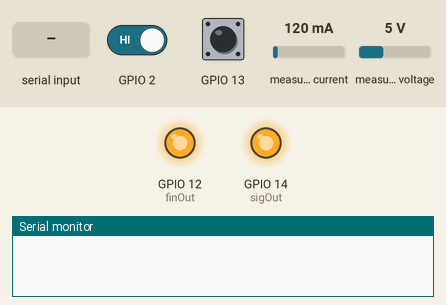
A sketch run on a simulated ESP8266 (NodeMCU). Parts: output pins drawn as LEDs (lit = HIGH), the last lines printed to the serial monitor. Wiring (inferred from the names in the program): INA219 current sensor at I2C address 0x40. The inputs (shaded band) are chosen by the test bench; at power-on: GPIO 2 HIGH, GPIO 13 HIGH, measured current 120 mA, measured voltage 5 V.

Above: at 1.2 s.
1.3 s: "r" received over Serial
2.8 s: "f" received over Serial
At 3.8 s:
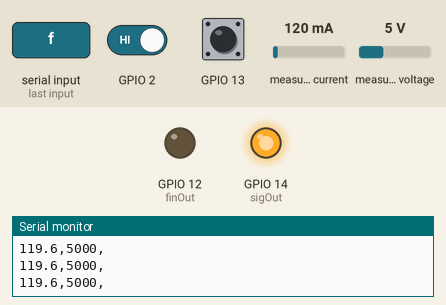
4.3 s: GPIO 2 driven LOW
At 5.0 s:
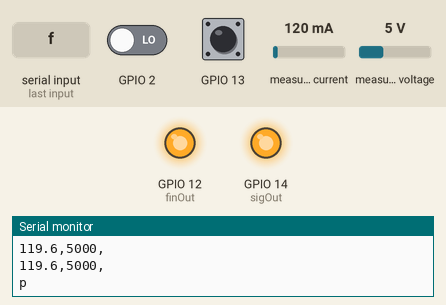
Timing chart, 0 to 7.3 s (numbered marks = the images above; inputs shaded):
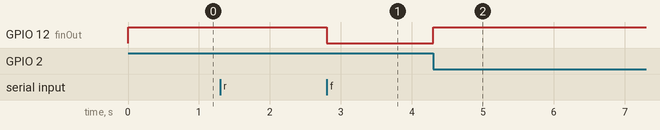

Measured:
- after the input at 2.8 s, GPIO 12 (finOut): HIGH → LOW at once
- after the input at 4.3 s, GPIO 12 (finOut): LOW → HIGH at once

The sketch:

controll.ino
```cpp
#include <Arduino.h>
#include <Wire.h>
// #include <ESP8266WiFi.h>
// Arduino Uno: SCL = A5, SDA = A4
// There are internal pull-up resistors on SCL and SCD pins of IN219B.

#define CALIB_VALUE         (20420)          // the calibration value
#define CURRENT_LSB         (20)             // uA per bit
#define SHUNT_VOLTAGE_LSB   (10)             // uV per bit
#define BUS_VOLTAGE_LSB     (4)              // mV per bit
#define POWER_LSB           (20*CURRENT_LSB) // uW per bit
#define CONFIG_VALUE        ( INA219_CONFIG_BV_MAX_16V \
                            | INA219_CONFIG_GAIN_2_80MV \
                            | INA219_CONFIG_BV_ADC_12BIT \
                            | INA219_CONFIG_SV_ADC_12BIT_1S_532US \
                            | INA219_CONFIG_MODE_SV_BV_CONTINUOUS )

// Please refer to the datasheet:
//  http://www.ti.com/lit/ds/symlink/ina219.pdf
//  http://learn.adafruit.com/downloads/pdf/adafruit-ina219-current-sensor-breakout.pdf

const byte INA219_I2C_ADDR = 0b1000000; // 0x40 (7-bit I2C slave address)
// Default: A0=A1=GND (with on-board pull-down resistors)
// if the solder jumper is bridged -> logic '1'.
// A1=0,A0=0 => 0x40, A1=0,A0=1 => 0x41, A1=1,A0=0 => 0x44, and A1=1,A0=1 => 0x45

#define INA219_REG_CONFIG                    (0x00)
#define INA219_REG_SHUNT_VOLTAGE             (0x01)
#define INA219_REG_BUS_VOLTAGE               (0x02)
#define INA219_REG_POWER                     (0x03)
#define INA219_REG_CURRENT                   (0x04)
#define INA219_REG_CALIBRATION               (0x05)

#define INA219_CONFIG_GAIN_1_40MV            (0x0000)  // Gain 1, 40mV Range
#define INA219_CONFIG_GAIN_2_80MV            (0x0800)  // Gain 2, 80mV Range
#define INA219_CONFIG_GAIN_4_160MV           (0x1000)  // Gain 4, 160mV Range
#define INA219_CONFIG_GAIN_8_320MV           (0x1800)  // Gain 8, 320mV Range

#define INA219_CONFIG_RST                    (0x8000)  // Soft Reset Bit
#define INA219_CONFIG_BV_MAX_16V             (0x0000)  // 16V Bus Voltage Full Range
#define INA219_CONFIG_BV_MAX_32V             (0x2000)  // 32V Bus Voltage Full Range
#define INA219_CONFIG_BV_ADC_12BIT           (0x0400)  // 12-bit Bus Voltage Sampling
#define INA219_CONFIG_SV_ADC_12BIT_1S_532US  (0x0018)  // 1x 12-bit Shunt Voltage Sampling
#define INA219_CONFIG_MODE_SV_BV_CONTINUOUS  (0x0007)  // Continuous Shunt & Bus Voltage Sampling

void INA219_readReg( uint8_t i2c_addr, uint8_t reg, uint16_t *value ) {
  uint8_t buf[2];
  uint8_t count = 0;

  Wire.beginTransmission( i2c_addr );
  Wire.write( reg );  // write the register address
  Wire.endTransmission();
  delayMicroseconds( 500 );
  Wire.requestFrom( i2c_addr, (uint8_t) 2 ); // read two bytes
  while ( Wire.available() && (count < 2) ) {
    buf[ count++ ] = Wire.read();
  }
  Wire.endTransmission();
  *value = ((uint16_t)buf[0]) << 8 | buf[1];
}

void INA219_writeReg( uint8_t i2c_addr, uint8_t reg, uint16_t value ) {
  Wire.beginTransmission( i2c_addr );
  Wire.write( reg );          // write the register address
  Wire.write( value >> 8 );   // write the higher byte
  Wire.write( value & 0xff ); // write the lower byte
  Wire.endTransmission();
}

void IN219_config() {
  uint16_t value;
  // Perform the soft reset
  value = INA219_CONFIG_RST;
  INA219_writeReg( INA219_I2C_ADDR, INA219_REG_CONFIG, value );
  delay(1);

  // Set the calibration register
  value = CALIB_VALUE;
  INA219_writeReg( INA219_I2C_ADDR, INA219_REG_CALIBRATION, value );

  // Set the config register
  value = CONFIG_VALUE;
  INA219_writeReg( INA219_I2C_ADDR, INA219_REG_CONFIG, value );
}

int32_t INA219_getShuntVoltage() { // in uV
  uint16_t value;
  INA219_readReg( INA219_I2C_ADDR, INA219_REG_SHUNT_VOLTAGE, &value );
  return ((int16_t)value) * (int32_t)SHUNT_VOLTAGE_LSB;
}

int16_t INA219_getBusVoltage() { // in mV
  uint16_t value;
  INA219_readReg( INA219_I2C_ADDR, INA219_REG_BUS_VOLTAGE, &value );
  return (((int16_t)value >> 3) * BUS_VOLTAGE_LSB /*mV*/ );
}

int32_t INA219_getCurrent() { // in uA step
  uint16_t value;
  INA219_readReg( INA219_I2C_ADDR, INA219_REG_CURRENT, &value );
  return ((int16_t)value) * (int32_t)CURRENT_LSB;
}

int32_t INA219_getPower() { // Load Power = Current * Bus Voltage
  uint16_t value;
  INA219_readReg( INA219_I2C_ADDR, INA219_REG_POWER, &value);
  return (((int16_t)value) * (int32_t)POWER_LSB) / 1000;
}

const int sigOut = 14;      // D5 start output
const int finOut = 12;      // D6 finish output
// const int broIn  = 13;      // D7 done input

void setup() {
  // WiFi.mode(WIFI_OFF);
  Wire.begin(4, 5); // use I2C port
  Serial.begin(921600); // use serial port
  IN219_config();
  pinMode(sigOut, OUTPUT);
  pinMode(finOut, OUTPUT);
  // pinMode(broIn, INPUT);
  digitalWrite(sigOut, HIGH);
  digitalWrite(finOut, HIGH);
  attachInterrupt(2, pinChanged, FALLING);
  attachInterrupt(13, donebroker, FALLING);
}

char sbuf[32];
boolean isPressBtn = false;
boolean isStart = false;
boolean isDone = false;
int32_t currentSum = 0;
int32_t voltageSum = 0;
int count = 0;
int32_t current = 0;
void loop() {
  static unsigned long samplingTime = millis();
  static unsigned long printTime = millis();
  if (Serial.available()) {
    char inByte = Serial.read();
    if (inByte == 'r') {
      if(!isStart){
        Serial.print('s');
        digitalWrite(sigOut, LOW);
        digitalWrite(finOut, HIGH);
        isStart = true;
        isDone = false;
        delay(5);
        digitalWrite(sigOut, HIGH);
      }
    }else if(inByte == 'f'){
      digitalWrite(sigOut, HIGH);
      digitalWrite(finOut, LOW);
      isStart = false;
      isDone = false;
    }else if(inByte == 'd'){
      digitalWrite(sigOut, HIGH);
      digitalWrite(finOut, HIGH);
      isStart = false;
      isPressBtn = false;
    }
  }
  if (isStart) {
    if (millis() - samplingTime >= 5) {
      voltageSum += INA219_getBusVoltage();
      currentSum += INA219_getCurrent() / 100;
      samplingTime += 5;
      count++;
    }
    if (count == 20) {
      currentSum /= count;
      voltageSum /= count;
      sprintf( sbuf, "%3d.%d,", (int16_t)(currentSum / 10), (int16_t)(abs(currentSum) % 10) );
      Serial.print(sbuf);
      sprintf( sbuf, "%4d, \n", voltageSum );
      Serial.print(sbuf);
      voltageSum = 0;
      currentSum = 0;
      count = 0;
    }
  }
}

void pinChanged() {
  if (!isPressBtn) {
    Serial.print('p');
    digitalWrite(sigOut, HIGH);
    digitalWrite(finOut, HIGH);
    isPressBtn = true;
  }
}

void donebroker(){
  if (!isDone) {
    Serial.print('r');
    isDone = true;
    digitalWrite(sigOut, HIGH);
    digitalWrite(finOut, HIGH);
    isStart = false;
    isPressBtn = false;
  }
}
```
